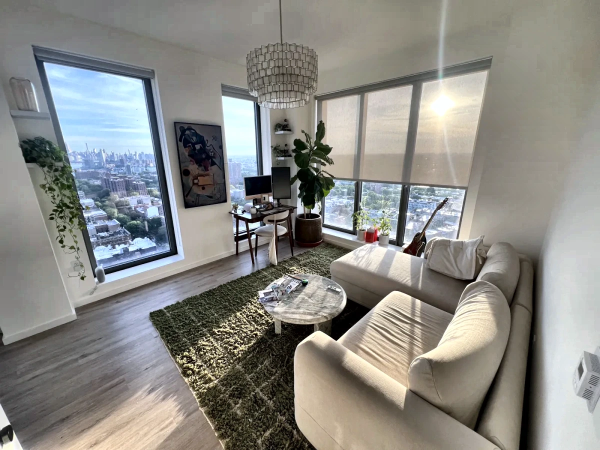
#> input picture assets/loren-apt/1-living-L.webp, 1200 x 900 px, given in place of living-clean.png, which was not available (shown at 1/2 size)
$ python proc.py
#> lines starting #> are read from the running program, lines starting #| are printed output that depends on the picture; pictures that were not available may be replaced by others from this repository, and a replacement may not be noted
import cv2, numpy as np, sys

def load(p):
    im = cv2.imread(p, cv2.IMREAD_COLOR)
    if im is None: raise SystemExit("cannot read "+p)
    return im

def to_43(im, W=1200, H=900):
    h,w = im.shape[:2]
    tar = W/H
    cur = w/h
    if cur > tar:   # too wide -> crop sides
        nw = int(h*tar); x=(w-nw)//2; im=im[:, x:x+nw]
    elif cur < tar: # too tall -> crop top/bottom
        nh = int(w/tar); y=(h-nh)//2; im=im[y:y+nh, :]
    return cv2.resize(im,(W,H),interpolation=cv2.INTER_AREA)

def exposure_pin(pro, clean):
    # additive LAB mean shift: match pro's global brightness/color to clean
    a = cv2.cvtColor(pro,  cv2.COLOR_BGR2LAB).astype(np.float32)
    b = cv2.cvtColor(clean,cv2.COLOR_BGR2LAB).astype(np.float32)
    for i in range(3):
        a[:,:,i] += (b[:,:,i].mean() - a[:,:,i].mean())
    a = np.clip(a,0,255).astype(np.uint8)
    return cv2.cvtColor(a, cv2.COLOR_LAB2BGR)

def tilt(im):
    # median absolute tilt of near-vertical lines, in degrees
    g = cv2.cvtColor(im, cv2.COLOR_BGR2GRAY)
    h = im.shape[0]
    edges = cv2.Canny(g,50,150)
    lines = cv2.HoughLinesP(edges,1,np.pi/180,threshold=80,
                            minLineLength=int(0.18*h),maxLineGap=12)
    if lines is None: return None,0
    angs=[]
    for l in lines:
        x1,y1,x2,y2=l[0]
        ang=np.degrees(np.arctan2(x2-x1, y2-y1))  # 0 = perfectly vertical
        a=abs(ang)
        if a>90: a=180-a
        if a<22: angs.append(a)
    if not angs: return None,0
    return float(np.median(angs)), len(angs)

def lmean(im):
    return float(cv2.cvtColor(im,cv2.COLOR_BGR2LAB)[:,:,0].mean())

def save_webp(im, path, q=90):
    cv2.imwrite(path, im, [cv2.IMWRITE_WEBP_QUALITY, q])

jobs = [
    ("living-clean.png",  "living-pro.jpeg", "1-living"),
    ("bath-clean.jpeg",   "bath-pro.png",    "5-bath"),
]
OUT="/Users/lorenpolster/Claude/Projects/roomcast/assets/loren-apt"
for cf, pf, name in jobs:
    clean = to_43(load(cf))
#> in load, im is the input picture: shape (900, 1200, 3); mean B, G, R 133.1, 137.9, 138.8
#> in to_43, `h,w = im.shape[:2]`: h = 900; w = 1200
#> in to_43, `cur = w/h`: cur = 1.33
    pro   = to_43(load(pf))
#> call 2 of load, with p = 'living-pro.jpeg'
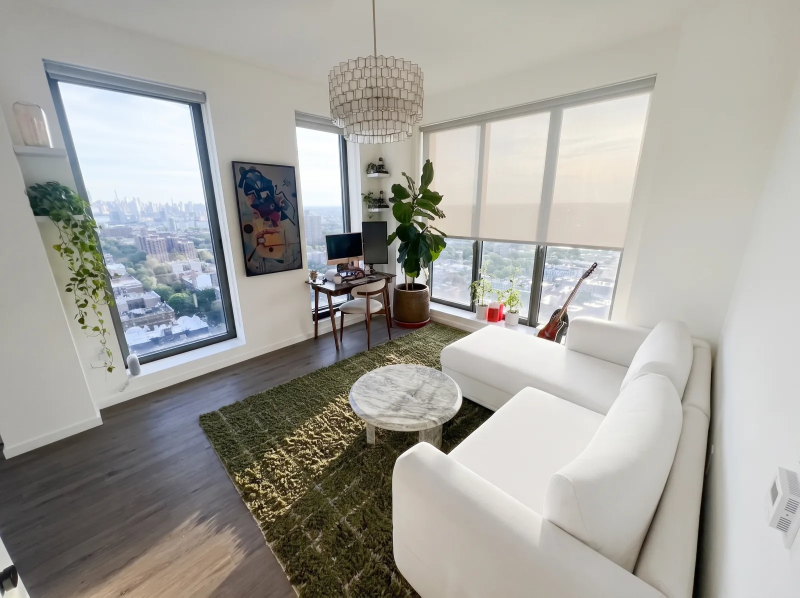
#> input picture assets/loren-apt/1-living-L1.webp, 1600 x 1195 px, given in place of living-pro.jpeg, which was not available (shown at 1/2 size)
#> in load, im is the input picture: shape (1195, 1600, 3); mean B, G, R 156.9, 162.6, 164.2
    t0,n0 = tilt(pro)
#> in tilt, `edges = cv2.Canny(g,50,150)`:
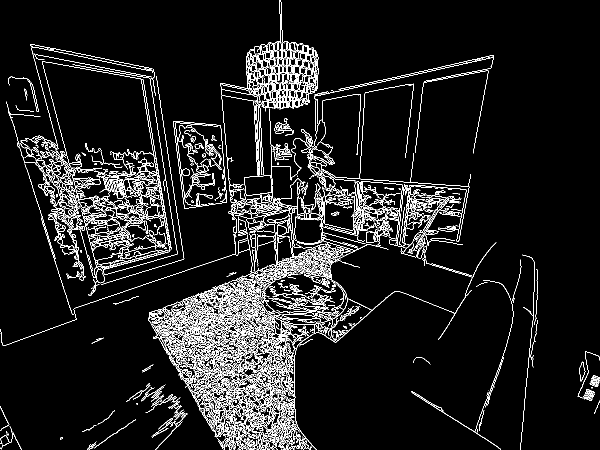
#> edges: shape (900, 1200) (shown at 1/2 size); 7.4% white in thin lines or dots
#> in tilt, `lines = cv2.HoughLinesP(edges,1,np.pi/180,threshold=80, minLineLength=..`: lines = 164 rows, first 6: [296, 135, 354, 504], [327, 616, 608, 897], [506, 99, 519, 352], [362, 603, 585, 826], [344, 609, 623, 888], [501, 99, 515, 352]
#> the loop in tilt, `for l in lines:` made 164 passes
#> (x1, y1, x2, y2, ang, a) on passes 1 to 12: (296, 135, 354, 504, 8.93, 8.93), (327, 616, 608, 897, 45, 45), (506, 99, 519, 352, 2.94, 2.94), (362, 603, 585, 826, 45, 45), (344, 609, 623, 888, 45, 45), (501, 99, 515, 352, 3.17, 3.17), (336, 611, 620, 895, 45, 45), (391, 591, 584, 784, 45, 45), (351, 606, 594, 849, 45, 45), (475, 891, 505, 545, 175, 4.96), (86, 347, 283, 544, 45, 45), (349, 729, 554, 524, 135, 45)
#> after the loop in tilt, `for l in lines:`: angs = 54 values, max 19.08 at index 38, min 0 at index 5, mean 6.52
#> t0 = 4.94; n0 = 54
    pinned = exposure_pin(pro, clean)
#> in exposure_pin, `b = cv2.cvtColor(clean,cv2.COLOR_BGR2LAB).astype(np.float32)`:
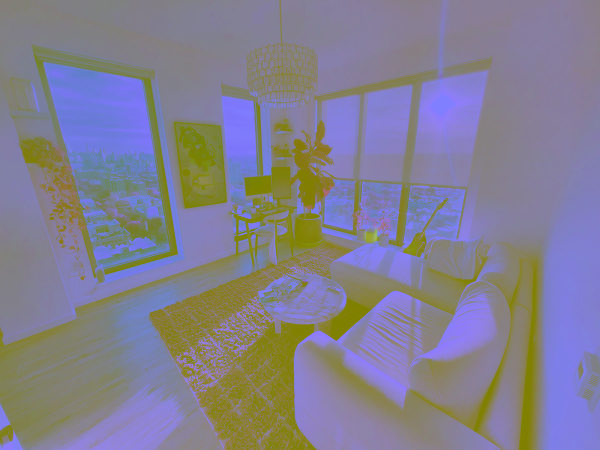
#> b: shape (900, 1200, 3) float32 (shown at 1/2 size); mean B, G, R 144.3, 127.5, 130.8
#> after the loop in exposure_pin, `for i in range(3):`:
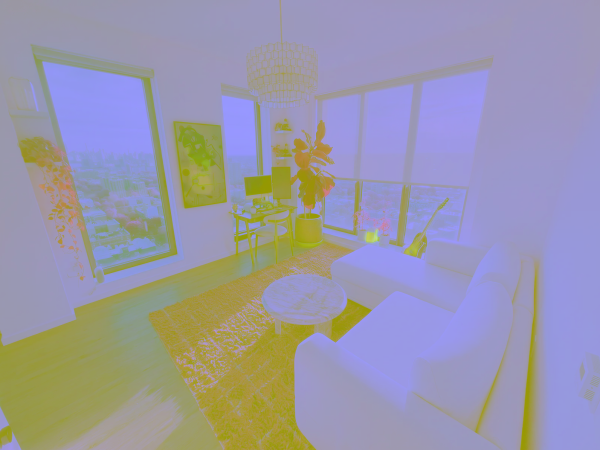
#> a: shape (900, 1200, 3) float32 (shown at 1/2 size); mean of channels 0, 1, 2 144, 127.5, 130.5; drawn with min black and max white
#> in exposure_pin, `a = np.clip(a,0,255).astype(np.uint8)`:
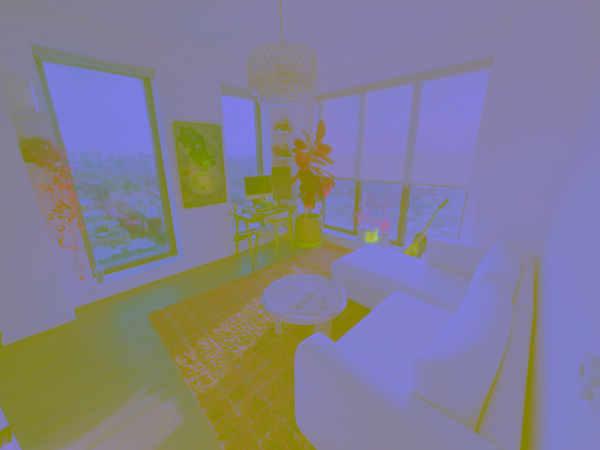
#> a: shape (900, 1200, 3) (shown at 1/2 size); mean of channels 0, 1, 2 143.6, 126.8, 130.3; drawn as B, G, R
    t1,n1 = tilt(pinned)
#> in tilt (call 2), `g = cv2.cvtColor(im, cv2.COLOR_BGR2GRAY)`:
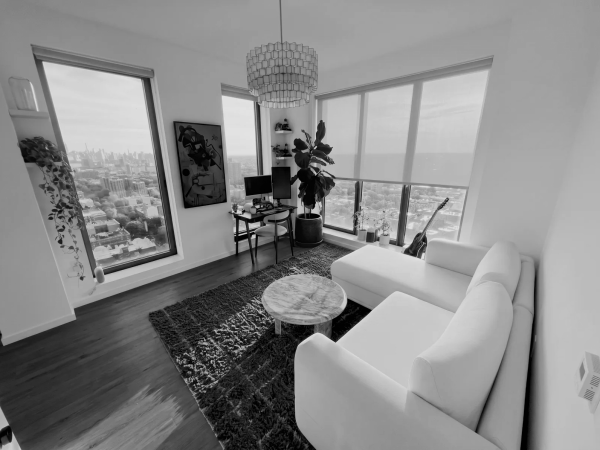
#> g: shape (900, 1200) (shown at 1/2 size); min 1, max 227, mean 136.8
#> in tilt (call 2), `edges = cv2.Canny(g,50,150)`:
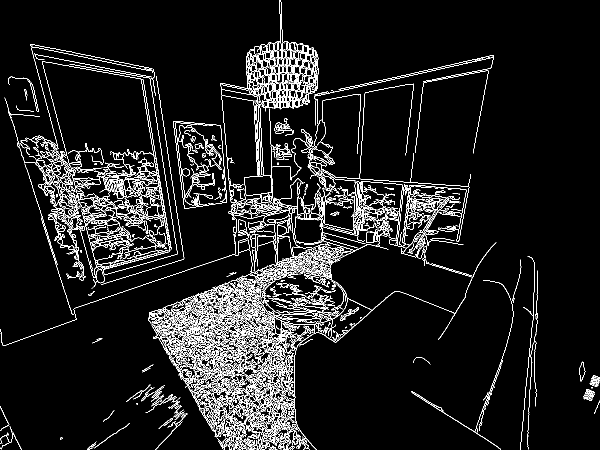
#> edges: shape (900, 1200) (shown at 1/2 size); 7.3% white in thin lines or dots
#> in tilt (call 2), `lines = cv2.HoughLinesP(edges,1,np.pi/180,threshold=80, minLineLength=..`: lines = 152 rows, first 6: [295, 135, 357, 521], [394, 635, 590, 831], [371, 598, 589, 816], [342, 610, 590, 858], [86, 334, 293, 541], [327, 615, 608, 896]
#> the loop in tilt (call 2), `for l in lines:` made 152 passes
#> l on passes 7 to 9: [[337, 611, 617, 891]], [[370, 598, 630, 897]], [[525, 537, 544, 899]]
    save_webp(clean,  f"{OUT}/{name}-clean.webp")
    save_webp(pinned, f"{OUT}/{name}-pro.webp")
    print(f"{name}: clean L={lmean(clean):.1f}  pro L raw={lmean(pro):.1f} -> pinned={lmean(pinned):.1f}  "
          f"(jump {lmean(pinned)-lmean(clean):+.1f})   pro tilt={t1:.2f}deg (n={n1})")
#| 1-living: clean L=144.4  pro L raw=168.5 -> pinned=143.7  (jump -0.7)   pro tilt=7.06deg (n=62)
#> (the run stopped early here; a loop or call above may not have finished)
